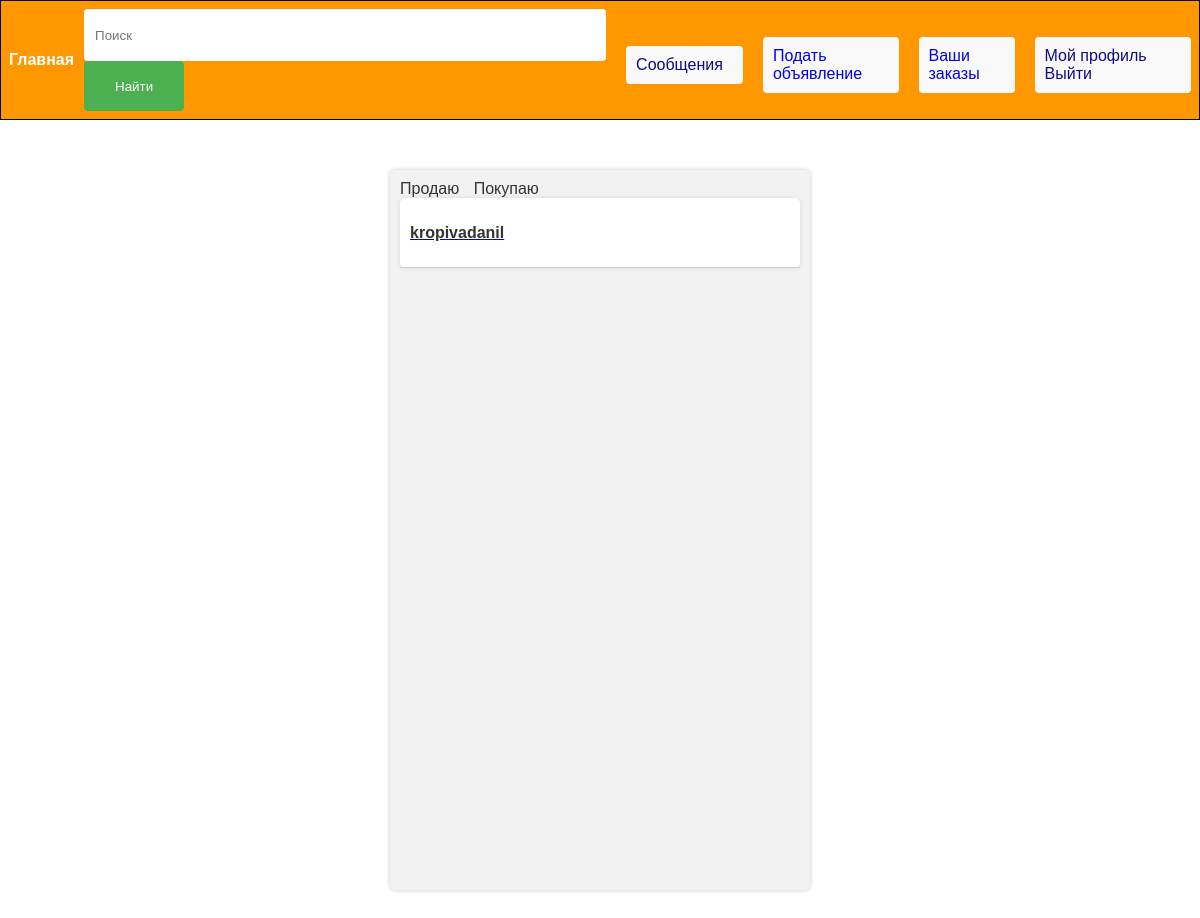
Page /user_sell (signed in) on the earlier database version.
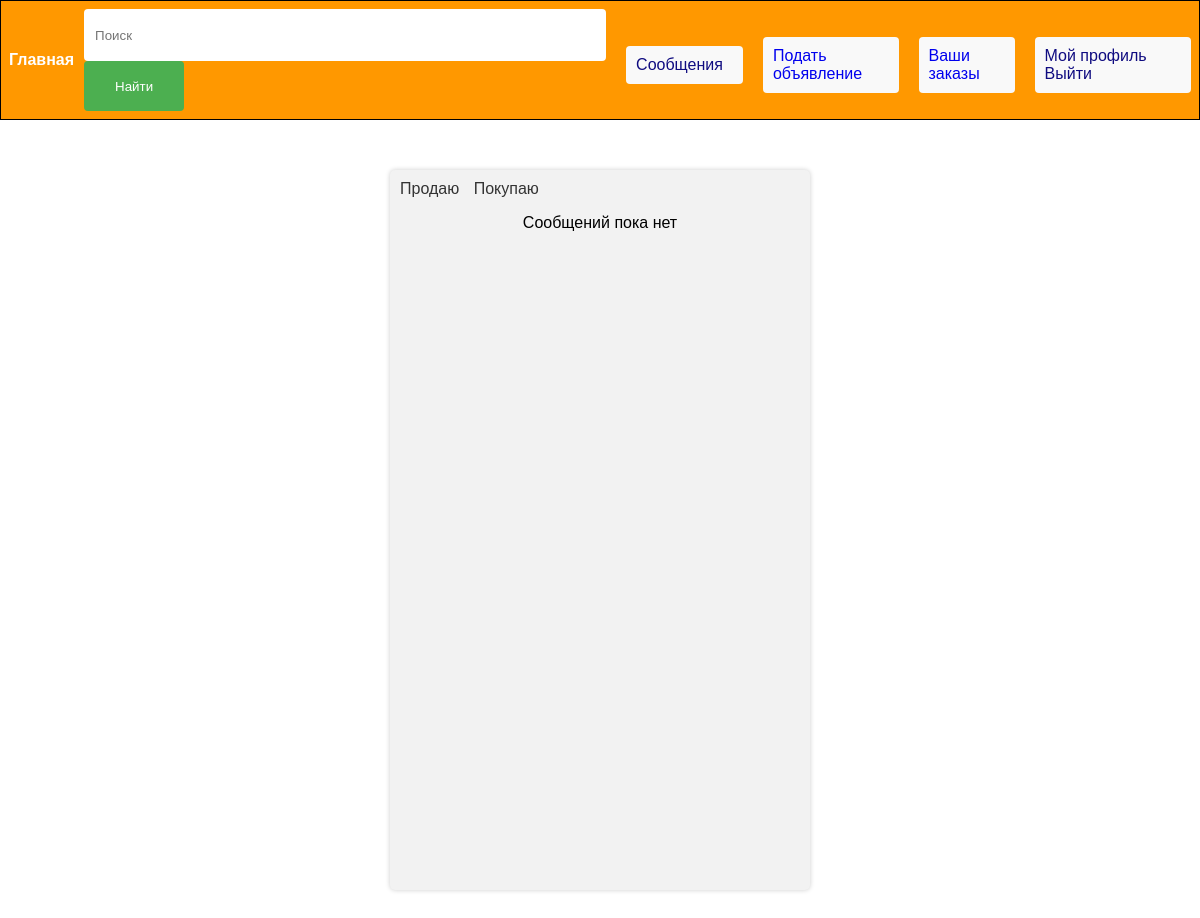
Same page on the later database version.
### bboard/models.py (models this page shows, shortened)
class Chat(models.Model):
    sender = models.ForeignKey(User, related_name='sent_chats', on_delete=models.CASCADE, null=True)
    receiver = models.ForeignKey(User, related_name='received_chats', on_delete=models.CASCADE, null=True)
    product = models.ForeignKey(Product, on_delete=models.CASCADE)
    created_at = models.DateTimeField(auto_now_add=True)
    last_message = models.ForeignKey('Message', null=True, blank=True, on_delete=models.SET_NULL,
                                     related_name='chat_messages')

### accounts/models.py (models this page shows)
class User(AbstractUser):
    phone_number = models.CharField(max_length=20)
    city = models.CharField(max_length=100, choices=CITY_CHOICES)

### bboard/views.py (the view)
# urls.py: path('user_sell', views.user_sell, name="user_sell"),
def user_sell(request):
    chats = Chat.objects.filter(receiver=request.user).select_related('sender')
    return render(request, "sell.html", {"chats": chats})

### templates/sell.html (shortened to what this page needs)
{% extends 'base.html' %}
{% block content %}
<div class="chats-199">
    <div class="css-1382m1k">
        <a href="{%url 'user_sell' %}">Продаю</a>
        <a href="{% url 'user_buy' %}">Покупаю</a>
    </div>
    <div class="css-1b3tih6">
        {%if chats%}
        {% for chat in chats %}
        <a href="{%url 'chat' chat.id%}">
            <div class="chat-container-445">
                <p class="username-765">{{ chat.sender.username }}</p>
            </div>
        </a>
        {% endfor %}
        {%else%}
            <p align="center">Сообщений пока нет</p>
        {%endif%}
    </div>
</div>
{% endblock %}

Differences in the rows shown:
removed Chat: sender.username "kropivadanil"
Other differences:
text now shown: "Сообщений пока нет"
